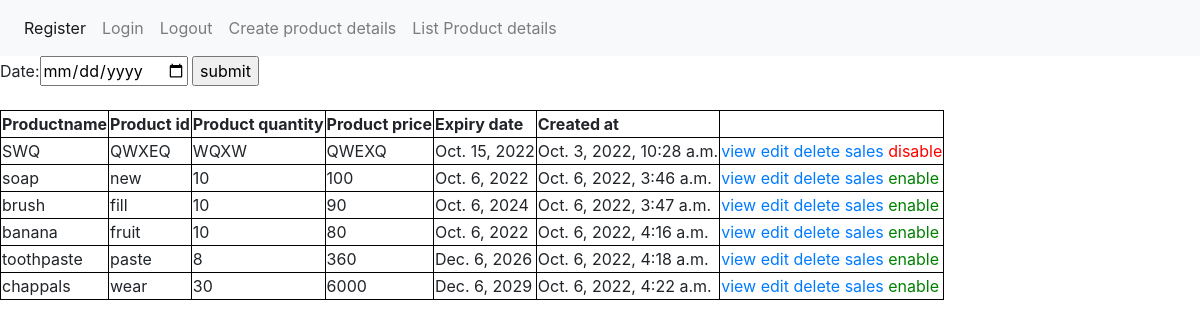
The app's page /list_product_details/ with its own data.
### management/models.py (models this page shows)
class ProductDetails(models.Model):
    product_name= models.CharField(max_length=30)
    product_id= models.CharField(max_length=30)
    product_quantity= models.CharField(max_length=30)
    product_price= models.CharField(max_length=30)
    expiry_date=models.DateField()
    created_at = models.DateTimeField(auto_now_add=True)
    updated_at = models.DateTimeField(auto_now=True)
    is_active=   models.BooleanField('Is active', default=False)

### management/views.py (the view)
# urls.py: path('list_product_details/', views.list_product_details, name='list_product_details'),
def list_product_details(request):
    x=  ProductDetails.objects.all()
    if request.method=="POST":
        selected_date=request.POST.get("date")
        print(selected_date)
        date_time_obj = datetime.datetime.strptime( selected_date, '%Y-%m-%d').date()
        print( date_time_obj)
        result= ProductDetails.objects.filter(created_at__date__gte= date_time_obj)
        print(result)
        return render(request,'management/list_product_details.html',{'x':result})
    else:
        return render(request,'management/list_product_details.html',{'x':x})

### management/templates/management/list_product_details.html (shortened to what this page needs)
{% extends "management/layout.html" %}
{% block content %}
    <form action="" method="POST">
        Date:<input type="date" name="date">
        <input type="submit" value="submit"> <br><br>
     <table>
        <tr>
          <th>Productname</th>
          <th>Product id</th>
          <th>Product quantity</th>
          <th>Product price</th>
          <th>Expiry date</th>
          <th>Created at</th>
        </tr>
        {% for i in x %}
        <tr>
          <td>{{i.product_name}}</td>
          <td>{{i.product_id}}</td>
          <td>{{i.product_quantity}}</td>
          <td>{{i.product_price}}</td>
          <td>{{i.expiry_date}}</td>
          <td>{{i.created_at}}</td>
        <td><a href="{% url 'view_product_details' i.id  %}">view</a>
        <a href="{% url 'edit_product_details' i.id  %}">edit</a>
        <a href="{% url 'delete_product' i.id  %}">delete</a>
           <a href="{% url 'sale' %}">sales</a>
           {% if i.is_active %}
           <a href="{% url 'disable_product_details' i.id %}" style="color: red">disable</a>
            {% else %}
             <a href="{% url 'enable_product_details' i.id %}" style="color: green">enable</a></td>
             {% endif %}
        </tr>
        {% endfor %}
      </table>
          </form>
{% endblock %}

### management/templates/management/layout.html (shortened to what this page needs)
<!DOCTYPE html>
<html lang="en">
<head>
    <link rel="stylesheet" href="https://cdn.jsdelivr.net/npm/bootstrap@4.0.0/dist/css/bootstrap.min.css">
</head>
<body>
    <nav class="navbar navbar-expand-lg navbar-light bg-light">
        <div class="collapse navbar-collapse" id="navbarNav">
          <ul class="navbar-nav">
            <li class="nav-item active">
              <a class="nav-link" href="{% url 'register' %}">Register</a>
            </li>
            <li class="nav-item">
              <a class="nav-link" href="{% url 'login_view' %}">Login</a>
            </li>
            <li class="nav-item">
              <a class="nav-link" href="{% url 'user_logout' %}">Logout</a>
            </li>
            <li class="nav-item">
              <a class="nav-link" href="{% url 'create_product_details' %}">Create product details</a>
            </li>
            <li class="nav-item">
                <a class="nav-link" href="{% url 'list_product_details' %}">List Product details</a>
              </li>
          </ul>
        </div>
      </nav>
{% block content %}
{% endblock %}
</body>
</html>

### management/templates/management/list_product_details.html (style rules this page uses)
table, th, td { border:1px solid black; border-collapse: collapse; }

### records on screen
ProductDetails: product_name "SWQ", product_id "QWXEQ", product_quantity "WQXW", product_price "QWEXQ", expiry_date "Oct. 15, 2022", created_at "Oct. 3, 2022, 10:28 a.m.", is_active "disable"
ProductDetails: product_name "soap", product_id "new", product_quantity "10", product_price "100", expiry_date "Oct. 6, 2022", created_at "Oct. 6, 2022, 3:46 a.m.", is_active "enable"
ProductDetails: product_name "brush", product_id "fill", product_quantity "10", product_price "90", expiry_date "Oct. 6, 2024", created_at "Oct. 6, 2022, 3:47 a.m.", is_active "enable"
ProductDetails: product_name "banana", product_id "fruit", product_quantity "10", product_price "80", expiry_date "Oct. 6, 2022", created_at "Oct. 6, 2022, 4:16 a.m.", is_active "enable"
ProductDetails: product_name "toothpaste", product_id "paste", product_quantity "8", product_price "360", expiry_date "Dec. 6, 2026", created_at "Oct. 6, 2022, 4:18 a.m.", is_active "enable"
ProductDetails: product_name "chappals", product_id "wear", product_quantity "30", product_price "6000", expiry_date "Dec. 6, 2029", created_at "Oct. 6, 2022, 4:22 a.m.", is_active "enable"
